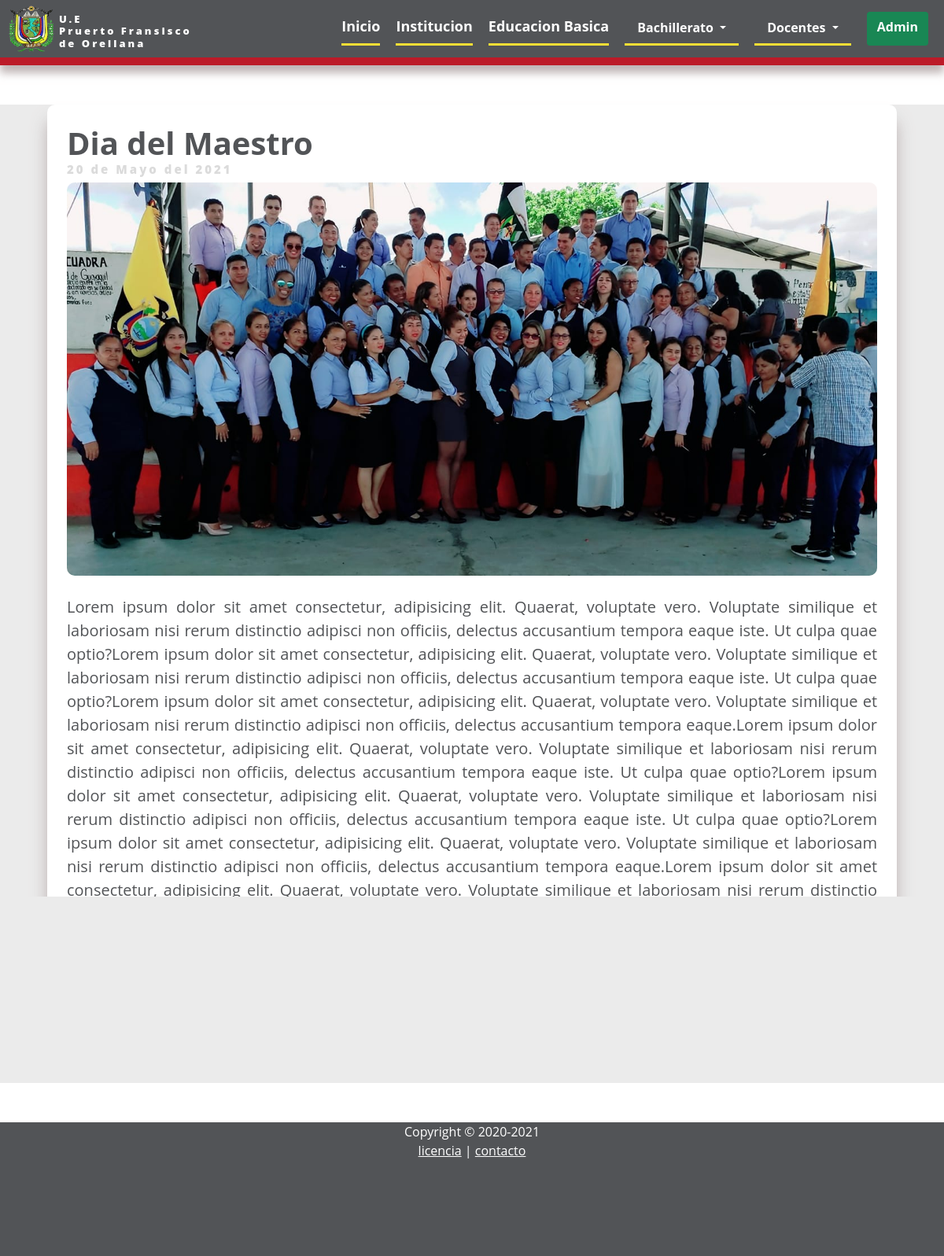
Page /single.php?id=1 on the committed database.
### tables this page shows
CREATE TABLE `cards` (
  `id` int(11) NOT NULL,
  `titulo` varchar(50) NOT NULL,
  `estracto` varchar(400) NOT NULL,
  `img` varchar(200) NOT NULL,
  `contenido` text NOT NULL,
  `fecha` timestamp NOT NULL DEFAULT CURRENT_TIMESTAMP ON UPDATE CURRENT_TIMESTAMP,
  `autor` varchar(50) NOT NULL
);

### single.php (called while the page is built, shortened)
<?php
require 'admin/funciones.php';
require 'admin/config.php';
$conexion = conexion($bd_config);
$id_articulos =  id_articulo($_GET['id']);
$post = obtener_post_por_id($conexion, $id_articulos);
$post = $post[0];
require 'view/single.view.php';
?>

### admin/funciones.php (called while the page is built, shortened)
<?php
function limpiarDatos($datos){
	$datos = trim($datos);
	$datos = stripslashes($datos);
	$datos = htmlspecialchars($datos);
	return $datos;
}
function id_articulo($id){
	return (int)limpiarDatos($id);
}
function fecha($fecha){
	$timestamp = strtotime($fecha);
	$meses = ['Enero', 'Febrero', 'Marzo', 'Abril', 'Mayo', 'Junio', 'Julio', 'Agosto', 'Septiembre', 'Octubre', 'Noviembre', 'Diciembre'];
	$dia = date('d', $timestamp);
	$mes = date('m', $timestamp) - 1;
	$year = date('Y', $timestamp);
	$fecha = $dia . ' de ' . $meses[$mes] . ' del ' . $year;
	return $fecha;
}
function obtener_post_por_id($conexion, $id){
	$resultado = $conexion->query("SELECT * FROM cards WHERE id = $id LIMIT 1");
	$resultado = $resultado->fetchAll();
	return ($resultado) ? $resultado : false;
}
?>

### view/single.view.php (the view, shortened to what this page needs)
<!DOCTYPE html>
<html lang="en">
<head>
    <link rel="stylesheet" href="style/style_nav_footer2.css">
    <link rel="stylesheet" href="style2.css">
    <link rel="stylesheet" href="style/single.css">
    <link rel="stylesheet" href="https://use.fontawesome.com/releases/v5.15.2/css/all.css">
    <link href="https://cdn.jsdelivr.net/npm/bootstrap@5.0.0-beta1/dist/css/bootstrap.min.css" rel="stylesheet">
    <link href="https://unpkg.com/ed-grid@3.0.0/src/css/ed-grid.min.css" rel="stylesheet">
</head>
<body>
    <?php
    require 'nav.php';
    ?>
    <div class="container_madre">
    <div class="container_s">
        <h1 class="titulo_s"><b><?php echo $post['titulo']?></b> <span class="fecha_s"><?php echo fecha($post['fecha'])?></span></h1>
        <img src="img/<?php echo $post['img']?>" class="img_s">
        <p class="texto_s"><?php echo $post['contenido']?></p> <span>Autor: <?php echo $post['autor']?></span>
    </div>
    </div>
    <?php require 'footer.php'?>
</body>
</html>

### style/style_nav_footer2.css (style rules this page uses)
span { letter-spacing: 3px; font-weight: 900; line-height: 1.2; }

### style2.css (style rules this page uses)
* { margin: 0px; padding: 0px; font-family: 'Raleway', sans-serif; box-sizing: border-box; max-width: 100%; }

### style/single.css (style rules this page uses)
* { margin: 0; padding: 0; font-family: Open Sans,Arial,sans-serif; }
.container_madre { background: #ebebeb; }
.container_s { width: 90%; display:flex ; flex-direction: column; justify-content: center; position: relative; top: 0; bottom: 0; right: 0; left: 0; margin: 50px auto; box-shadow: 0px 20px 20px rgba(173, 160, 160, 0.76); padding: 25px; background: rgb(255, 255, 255); border-bottom: 20px solid #bc1b28; border-radius: 10px; }
.container_s > span { color: rgb(66, 66, 66); }
.titulo_s { display: flex; flex-direction: column; color: #525457; }
.titulo_s > span { font-size: 15px; color: rgba(180, 180, 180, 0.486) }
.img_s { width: 100%; height: 500px; border-radius: 10px; object-fit: cover; }
.texto_s { color: #525457; margin-top: 25px; font-size: 20px; text-align: justify; }

### rows in the picture
cards: titulo "Dia del Maestro", fecha "20 de Mayo del 2021", img (picture), contenido "Lorem ipsum dolor sit amet consectetur, adipisicing elit. Quaerat, voluptate vero. Voluptate similique et laboriosam nisi rerum distinctio adipisci non officiis, delectus accusantium tempora eaque iste. Ut culpa quae optio?Lorem ipsum dolor sit amet consectetur, adipisicing elit. Quaerat, voluptate vero. Voluptate similique et laboriosam nisi rerum distinctio adipisci non officiis, delectus accusantium tempora eaque iste. Ut culpa quae optio?Lorem ipsum dolor sit amet consectetur, adipisicing elit. Quaerat, voluptate vero. Voluptate similique et laboriosam nisi rerum distinctio adipisci non officiis, delectus accusantium tempora eaque.Lorem ipsum dolor sit amet consectetur, adipisicing…"
